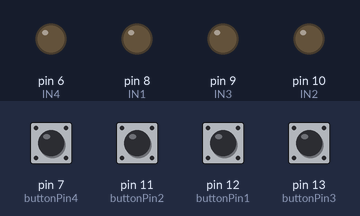
A sketch run on a simulated Arduino Uno, built with avr-gcc and run on an emulated ATmega328P. Parts: output pins drawn as LEDs (lit = HIGH). The inputs (shaded band) are chosen by the test bench; at power-on: pin 7 (buttonPin4), pin 11 (buttonPin2), pin 12 (buttonPin1), pin 13 (buttonPin3) LOW.

Above: at 1.2 s.
1.3 s: pin 7 (buttonPin4) pulled HIGH for 0.25 s
At 2.6 s:
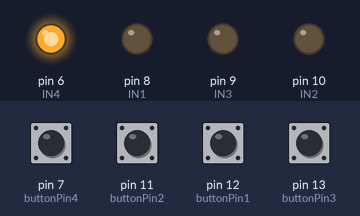
3.0 s: pin 11 (buttonPin2) pulled HIGH for 0.25 s
At 4.0 s:
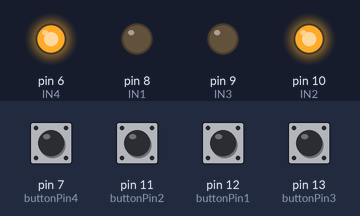
4.7 s: pin 12 (buttonPin1) pulled HIGH for 0.25 s
At 6.0 s:
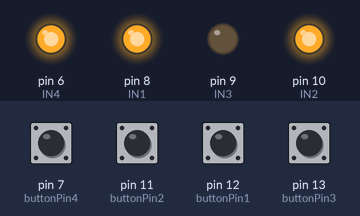
6.4 s: pin 13 (buttonPin3) pulled HIGH for 0.25 s
At 7.3 s:
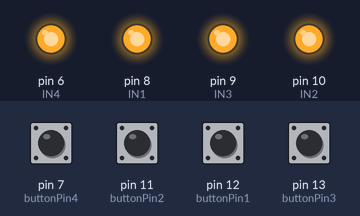
8.1 s: pin 7 (buttonPin4) pulled HIGH for 1 s
At 9.1 s:
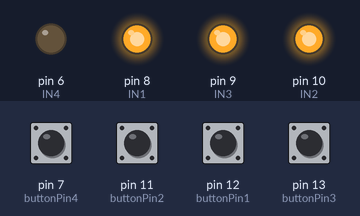
10.6 s: pin 11 (buttonPin2) pulled HIGH for 1 s
At 11.1 s:
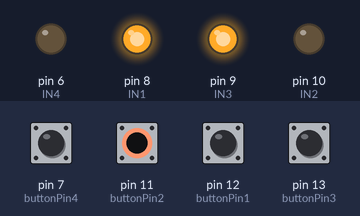
Timing chart, 0 to 13.6 s (numbered marks = the images above; inputs shaded):
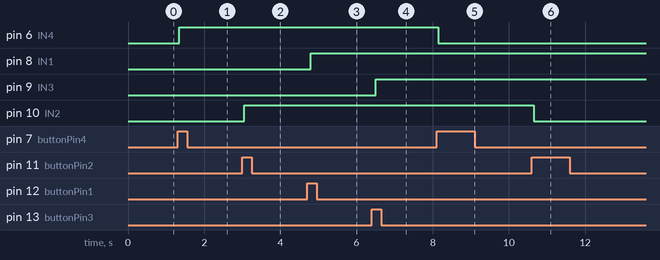

Measured:
- after the input at 1.3 s, pin 6 (IN4): LOW → HIGH after 0.05 s
- after the input at 3.0 s, pin 10 (IN2): LOW → HIGH after 0.05 s
- after the input at 4.7 s, pin 8 (IN1): LOW → HIGH after 0.10 s
- after the input at 6.4 s, pin 9 (IN3): LOW → HIGH after 0.10 s
- after the input at 8.1 s, pin 6 (IN4): HIGH → LOW after 0.05 s
- after the input at 10.6 s, pin 10 (IN2): HIGH → LOW after 0.05 s

The sketch:

Relay_2.ino
```cpp
int IN1 = 8;
int IN1State1 = 0;
int buttonPin1 = 12;
int buttonNew1;
int buttonOld1 = 1;
int delta = 50;

int IN2 = 10;
int IN2State2 = 0;
int buttonPin2 = 11;
int buttonNew2;
int buttonOld2 = 1;

int IN3 = 9;
int IN3State3 = 0;
int buttonPin3 = 13;
int buttonNew3;
int buttonOld3 = 1;

int IN4 = 6;
int IN4State4 = 0;
int buttonPin4 = 7;
int buttonNew4;
int buttonOld4 = 1;

void setup() {
  // put your setup code here, to run once:
Serial.begin(9600);
pinMode(buttonPin1, INPUT);
pinMode(IN1, OUTPUT);

pinMode(buttonPin1, INPUT);
pinMode(IN2, OUTPUT);

pinMode(buttonPin2, INPUT);
pinMode(IN3, OUTPUT);

pinMode(buttonPin3, INPUT);
pinMode(IN4, OUTPUT);
}

void loop() {
  // put your main code here, to run repeatedly:
buttonNew1 = digitalRead(buttonPin1);
if(buttonOld1 == 0 && buttonNew1 == 1) {
  if(IN1State1 == 0) {
    digitalWrite(IN1, HIGH);
    IN1State1 = 1;
  }
  else {
    digitalWrite(IN1, LOW);
    IN1State1 = 0;
  }
}
buttonOld1 = buttonNew1;
delay(delta);

buttonNew2 = digitalRead(buttonPin2);
if(buttonOld2 == 0 && buttonNew2 == 1) {
  if(IN2State2 == 0) {
    digitalWrite(IN2, HIGH);
    IN2State2 = 1;
  }
  else {
    digitalWrite(IN2, LOW);
    IN2State2 = 0;
  }
}
buttonOld2 = buttonNew2;
delay(delta);

buttonNew3 = digitalRead(buttonPin3);
if(buttonOld3 == 0 && buttonNew3 == 1) {
  if(IN3State3 == 0) {
    digitalWrite(IN3, HIGH);
    IN3State3 = 1;
  }
  else {
    digitalWrite(IN3, LOW);
    IN3State3 = 0;
  }
}
buttonOld3 = buttonNew3;
delay(delta);

buttonNew4 = digitalRead(buttonPin4);
if(buttonOld4 == 0 && buttonNew4 == 1) {
  if(IN4State4 == 0) {
    digitalWrite(IN4, HIGH);
    IN4State4 = 1;
  }
  else {
    digitalWrite(IN4, LOW);
    IN4State4 = 0;
  }
}
buttonOld4 = buttonNew4;
delay(delta);
}
```
